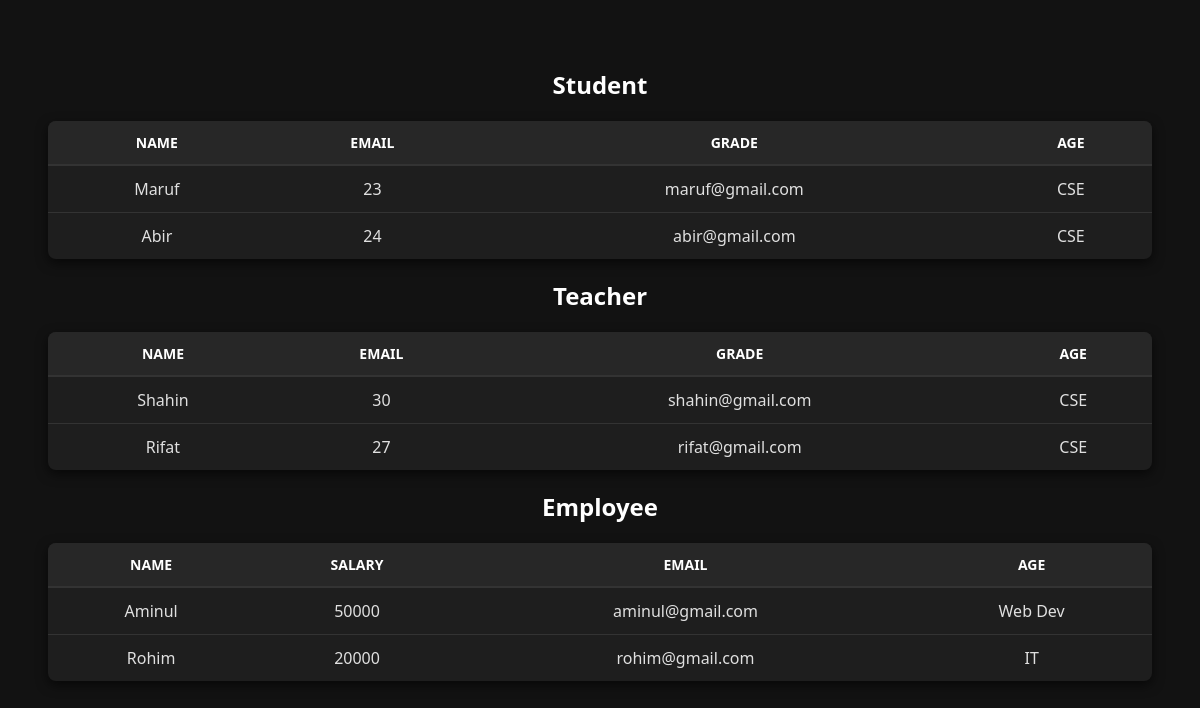
The page / on the database its author committed.
### myApp/models.py (models this page shows)
class Student(models.Model):
    name = models.CharField(max_length=100)
    age = models.IntegerField()
    email = models.EmailField()
    dept = models.CharField(max_length=50)

class Teacher(models.Model):
    name = models.CharField(max_length=100)
    age = models.IntegerField()
    email = models.EmailField()
    dept = models.CharField(max_length=50)

class Employee(models.Model):
    name = models.CharField(max_length=100)
    salary = models.IntegerField()
    email = models.EmailField()
    dept = models.CharField(max_length=50)

### myApp/views.py (the view)
# urls.py: path('', index),
def index(request):
    return render(request, 'index.html', {
        'students': Student.objects.filter(age__gte=20),
        'teachers': Teacher.objects.all(),
        'employees': Employee.objects.all(),
    })

### templates/index.html (shortened to what this page needs)
{% extends 'base.html' %}  {% block body %}
<h2>Student</h2>
<table>
  <thead>
    <tr>
      <th>Name</th>
      <th>Email</th>
      <th>Grade</th>
      <th>Age</th>
    </tr>
  </thead>
  <tbody>
    {% for s in students %}
    <tr>
      <td>{{s.name}}</td>
      <td>{{s.age}}</td>
      <td>{{s.email}}</td>
      <td>{{s.dept}}</td>
    </tr>
    {% endfor %}
  </tbody>
</table>
<h2>Teacher</h2>
<table>
  <thead>
    <tr>
      <th>Name</th>
      <th>Email</th>
      <th>Grade</th>
      <th>Age</th>
    </tr>
  </thead>
  <tbody>
    {% for t in teachers %}
    <tr>
      <td>{{t.name}}</td>
      <td>{{t.age}}</td>
      <td>{{t.email}}</td>
      <td>{{t.dept}}</td>
    </tr>
    {% endfor %}
  </tbody>
</table>
<h2>Employee</h2>
<table>
  <thead>
    <tr>
      <th>Name</th>
      <th>Salary</th>
      <th>Email</th>
      <th>Age</th>
    </tr>
  </thead>
  <tbody>
    {% for e in employees %}
    <tr>
      <td>{{e.name}}</td>
      <td>{{e.salary}}</td>
      <td>{{e.email}}</td>
      <td>{{e.dept}}</td>
    </tr>
    {% endfor %}
  </tbody>
</table>
{% endblock body %}

### templates/base.html (shortened to what this page needs)
{% load static %}
<!DOCTYPE html>
<html lang="en">
  <head>
  </head>
  <body> {% block body %} {% endblock body %}
  </body>
</html>

### templates/index.html (style rules this page uses)
body { background-color: #303239; }
body { font-family: "Segoe UI", Tahoma, Geneva, Verdana, sans-serif; background: #121212; color: #e0e0e0; padding: 40px; }
h2 { text-align: center; margin-bottom: 20px; color: #ffffff; }
table { width: 100%; border-collapse: collapse; background: #1e1e1e; border-radius: 8px; overflow: hidden; box-shadow: 0 4px 12px rgba(0, 0, 0, 0.6); }
thead { background: #272727; }
thead th { color: #ffffff; text-transform: uppercase; font-size: 14px; padding: 12px; border-bottom: 2px solid #333; }
tbody td { padding: 12px; text-align: center; border-bottom: 1px solid #333; }
tbody tr:last-child td { border-bottom: none; }

### rows shown on the page
Student: name "Maruf", age "23", email "maruf@gmail.com", dept "CSE"
Student: name "Abir", age "24", email "abir@gmail.com", dept "CSE"
Teacher: name "Shahin", age "30", email "shahin@gmail.com", dept "CSE"
Teacher: name "Rifat", age "27", email "rifat@gmail.com", dept "CSE"
Employee: name "Aminul", salary "50000", email "aminul@gmail.com", dept "Web Dev"
Employee: name "Rohim", salary "20000", email "rohim@gmail.com", dept "IT"
